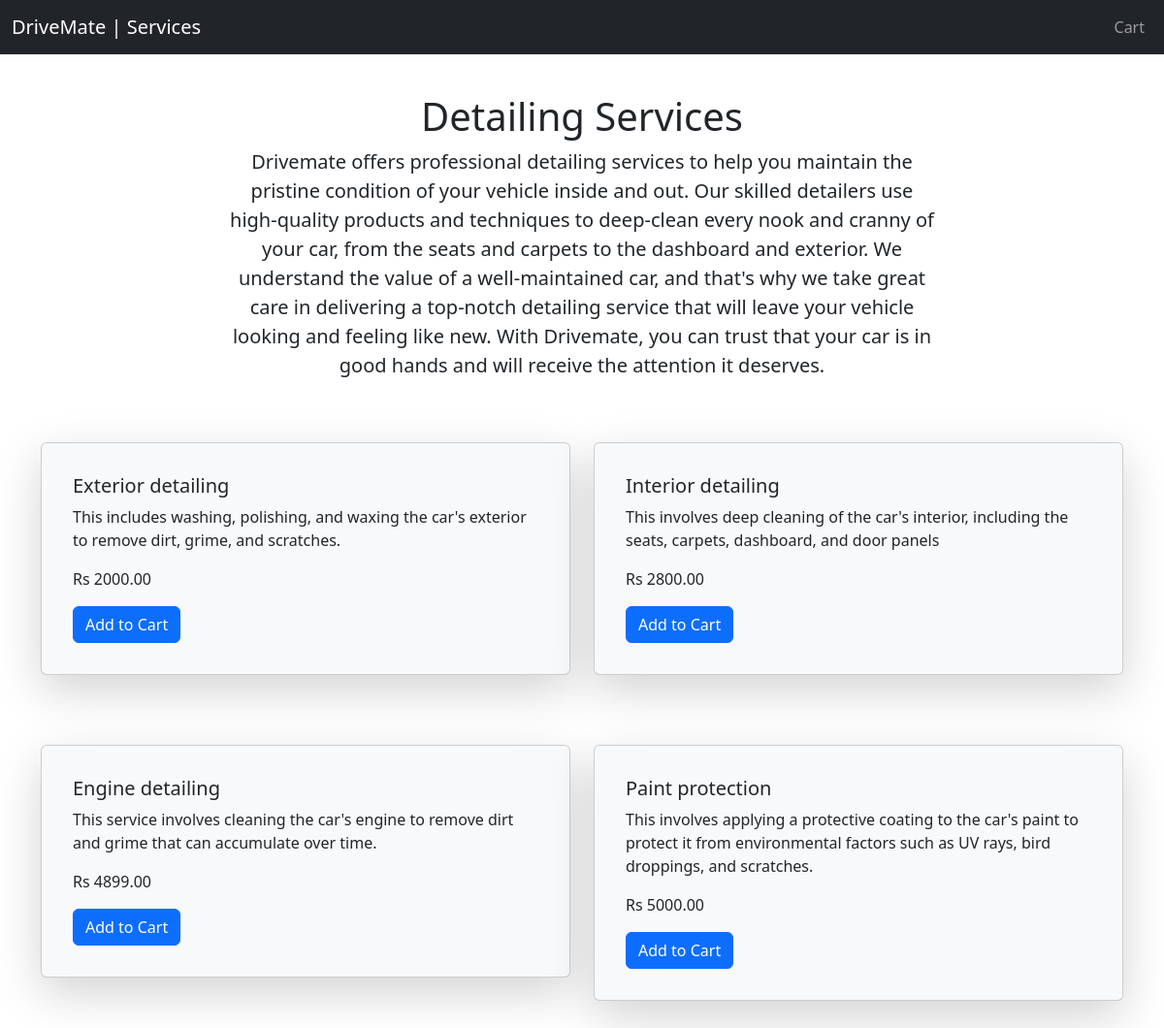
The app's page /detailing/ (signed in) with its own data.
### drivemate/models.py (models this page shows)
class Services(models.Model):
    id = models.AutoField(primary_key=True)
    name = models.CharField(max_length=255)
    category = models.CharField(max_length=255)
    price = models.DecimalField(max_digits=10, decimal_places=2)
    description = models.CharField(max_length=255, default=None, null=True)

### drivemate/views.py (the view)
# urls.py: path('detailing/', views.detailing, name='detailing'),
def detailing(request):
    if session_exists(request):
        ac_services = Services.objects.filter(category='Detailing')
        context = {
            'detailing_services': ac_services
        }
        return render(request, 'detailing.html', context)

### drivemate/views.py (called while the page is built)
def session_exists(request):
    if request.session.get('customer_id'):
        return True
    else:
        return False

### templates/detailing.html
{% extends 'base.html' %}
{% block content %}
    {% include 'Navbars/ServicesNav.html' %}
 <div class="container">
        <div class="row justify-content-center align-items-center">
            <div class="col-md-8 text-center mb-5" style="margin-top: 40px">
                <h1 class="font-weight-bold">Detailing Services</h1>
                <p class="lead">Drivemate offers professional detailing services to help you maintain the pristine condition of your vehicle inside and out. Our skilled detailers use high-quality products and techniques to deep-clean every nook and cranny of your car, from the seats and carpets to the dashboard and exterior. We understand the value of a well-maintained car, and that's why we take great care in delivering a top-notch detailing service that will leave your vehicle looking and feeling like new. With Drivemate, you can trust that your car is in good hands and will receive the attention it deserves.</p>
            </div>
        </div>
        <div class="row justify-content-center">
            {% for dts in detailing_services %}
            <div class="col-md-6 mb-4">
                <div class="card shadow-lg p-3 mb-5 bg-body-tertiary rounded">
                    <div class="card-body">
                        <h5 class="card-title">{{ dts.name }}</h5>
                        <p class="card-text">{{ dts.description }}</p>
                        <p class="card-text">Rs {{ dts.price }}</p>
                        <a href="{% url 'add_to_cart' dts.name %}" class="btn btn-primary">Add to Cart</a>
                    </div>
                </div>
            </div>
            {% endfor %}
        </div>
    </div>
{% endblock %}

### records on screen
Services: name "Exterior detailing", description "This includes washing, polishing, and waxing the car's exterior to remove dirt, grime, and scratches.", price "2000.00"
Services: name "Interior detailing", description "This involves deep cleaning of the car's interior, including the seats, carpets, dashboard, and door panels", price "2800.00"
Services: name "Engine detailing", description "This service involves cleaning the car's engine to remove dirt and grime that can accumulate over time.", price "4899.00"
Services: name "Paint protection", description "This involves applying a protective coating to the car's paint to protect it from environmental factors such as UV rays, bird droppings, and scratches.", price "5000.00"
